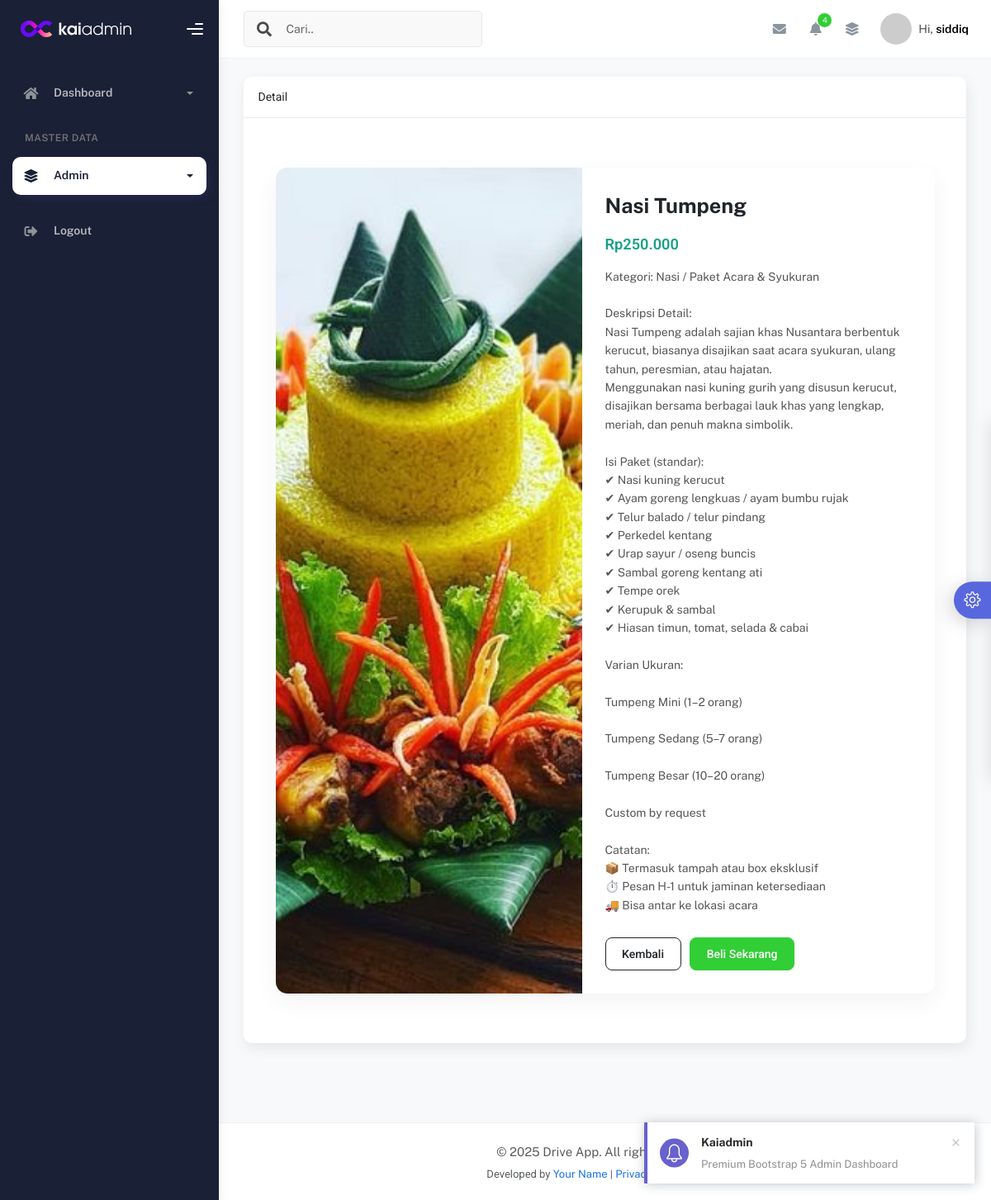
Page /menu.php?page=detail&id=22 (signed in) on the committed database.
### tables this page shows
CREATE TABLE `user` (
  `id` int(11) NOT NULL,
  `id_level` int(11) NOT NULL,
  `username` varchar(50) NOT NULL,
  `email` varchar(50) NOT NULL,
  `password` varchar(50) NOT NULL,
  `profile_picture` varchar(50) NOT NULL,
  `created_at` timestamp NOT NULL DEFAULT current_timestamp(),
  `updated_at` timestamp NOT NULL DEFAULT current_timestamp() ON UPDATE current_timestamp(),
  `deleted_at` tinyint(1) NOT NULL DEFAULT 0
);

CREATE TABLE `menu` (
  `id` int(11) NOT NULL,
  `nama` varchar(50) NOT NULL,
  `harga` int(50) NOT NULL,
  `deskripsi` text NOT NULL,
  `gambar` varchar(500) NOT NULL,
  `kategori` enum('Makanan','Minuman','','') NOT NULL,
  `created_at` timestamp NOT NULL DEFAULT current_timestamp(),
  `updated_at` timestamp NULL DEFAULT NULL ON UPDATE current_timestamp()
);

### admin/content/detail.php (the view, shortened to what this page needs)
<?php
include 'admin/controller/koneksi.php';
$id = intval($_GET['id']);
$query = mysqli_query($config, "SELECT * FROM menu WHERE id = $id");
$data = mysqli_fetch_assoc($query);
?>
</head>
<body>
  <div class="container">
    <div class="detail-container">
      <div class="image-box">
        <img src="admin/content/uploads/<?= $data['gambar'] ?: 'default.png' ?>" alt="<?= htmlspecialchars($data['nama']) ?>">
      </div>
      <div class="detail-body">
        <h1><?= htmlspecialchars($data['nama']) ?></h1>
        <div class="price-tag">Rp<?= number_format($data['harga'], 0, ',', '.') ?></div>
        <p class="desc"><?= nl2br(htmlspecialchars($data['deskripsi'])) ?></p>
        <div class="button-group">
          <a href="menu.php" class="btn btn-outline-dark btn-custom"><i class="bi bi-arrow-left"></i> Kembali</a>
          <a href="beli.php?id=<?= $data['id'] ?>" class="btn btn-success btn-custom"><i class="bi bi-cart"></i> Beli Sekarang</a>
        </div>
      </div>
    </div>
  </div>
</body>

### admin/include/header.php (shortened to what this page needs)
 <?php
$idNav = $_SESSION['id'];
$queryNav = mysqli_query($config, "SELECT user.*, level.level_name FROM user LEFT JOIN level ON user.id_level = level.id WHERE user.id = '$idNav'");
$rowNav  = mysqli_fetch_array($queryNav);
?>
<nav
            class="navbar navbar-header navbar-header-transparent navbar-expand-lg border-bottom"
          >
            <div class="container-fluid">
              <nav
                class="navbar navbar-header-left navbar-expand-lg navbar-form nav-search p-0 d-none d-lg-flex"
              >
                <div class="input-group">
                  <div class="input-group-prepend">
                    <button type="submit"  class="btn btn-search pe-1">
                      <i class="fa fa-search search-icon"></i>
                    </button>
                  </div>
                  <input
                    type="text"
                    id='sidebarSearch'
                    placeholder="Cari.."
                    class="form-control"
                  />
                </div>
              </nav>
              <ul class="navbar-nav topbar-nav ms-md-auto align-items-center">
                <li class="nav-item topbar-icon dropdown hidden-caret">
                  <a
                    class="nav-link dropdown-toggle"
                    href="#"
                    id="messageDropdown"
                    role="button"
                    data-bs-toggle="dropdown"
                    aria-haspopup="true"
                    aria-expanded="false"
                  >
                    <i class="fa fa-envelope"></i>
                  </a>
                </li>
                <li class="nav-item topbar-icon dropdown hidden-caret">
                  <a
                    class="nav-link dropdown-toggle"
                    href="#"
                    id="notifDropdown"
                    role="button"
                    data-bs-toggle="dropdown"
                    aria-haspopup="true"
                    aria-expanded="false"
                  >
                    <i class="fa fa-bell"></i>
                    <span class="notification">4</span>
                  </a>
                </li>
                <li class="nav-item topbar-icon dropdown hidden-caret">
                  <a
                    class="nav-link"
                    data-bs-toggle="dropdown"
                    href="#"
                    aria-expanded="false"
                  >
                    <i class="fas fa-layer-group"></i>
                  </a>
                </li>
                <li class="nav-item topbar-user dropdown hidden-caret">
                  <a
                    class="dropdown-toggle profile-pic"
                    data-bs-toggle="dropdown"
                    href="#"
                    aria-expanded="false"
                  >
                    <div class="avatar-sm">
                      <img
                        src="<?= !empty($rowNav['profile_picture']) && file_exists('admin/img/profile_picture/' . $rowNav['profile_picture']) ? 'admin/img/profile_picture/' . $rowNav['profile_picture'] : 'https://placehold.co/100' ?> "
                        alt="..."
                        class="avatar-img rounded-circle"
                      />
                    </div>
                    <span class="profile-username">
                      <span class="op-7">Hi,</span>
                      <span class="fw-bold"><?= isset($rowNav['username']) ? $rowNav['username'] : '-- your name --' ?></span>
                    </span>
                  </a>
                </li>
              </ul>
            </div>
          </nav>

### admin/content/detail.php (style rules this page uses)
body { background-color: #f5f7fa; font-family: 'Segoe UI', sans-serif; }
.detail-container { max-width: 960px; margin: 3rem auto; background: #fff; border-radius: 1rem; overflow: hidden; box-shadow: 0 10px 30px rgba(0, 0, 0, 0.05); }
.image-box { width: 100%; height: 320px; overflow: hidden; }
.image-box img { width: 100%; height: 100%; object-fit: cover; transition: transform 0.3s ease-in-out; }
.detail-body { padding: 2rem; }
.detail-body h1 { font-size: 1.8rem; font-weight: bold; }
.price-tag { color: #16a085; font-weight: 600; font-size: 1.3rem; margin: 1rem 0; }
.desc { font-size: 1rem; color: #555; line-height: 1.6; }
.button-group { margin-top: 2rem; display: flex; gap: 0.75rem; }
.btn-custom { padding: 0.6rem 1.4rem; font-weight: 500; border-radius: 8px; }
@media (min-width: 768px) { .detail-container { display: flex; flex-direction: row; } }
@media (min-width: 768px) { .image-box { flex: 1; height: auto; } }
@media (min-width: 768px) { .detail-body { flex: 1; } }

### rows in the picture
user: username "siddiq"
menu: gambar (picture), nama "Nasi Tumpeng", harga "250.000", deskripsi "Kategori: Nasi / Paket Acara & Syukuran Deskripsi Detail: Nasi Tumpeng adalah sajian khas Nusantara berbentuk kerucut, biasanya disajikan saat acara syukuran, ulang tahun, peresmian, atau hajatan. Menggunakan nasi kuning gurih yang disusun kerucut, disajikan bersama berbagai lauk khas yang lengkap, meriah, dan penuh makna simbolik. Isi Paket (standar): ✔ Nasi kuning kerucut ✔ Ayam goreng lengkuas / ayam bumbu rujak ✔ Telur balado / telur pindang ✔ Perkedel kentang ✔ Urap sayur / oseng buncis ✔ Sambal goreng kentang ati ✔ Tempe orek ✔ Kerupuk & sambal ✔ Hiasan timun, tomat, selada & cabai Varian Ukuran: Tumpeng Mini (1–2 orang) Tumpeng Sedang (5–7 orang) Tumpeng Besar (10–20 orang) Custom by…"

### other values in the picture
str_replace("-", " ",  ucfirst($_GET['page'])) "Detail"
